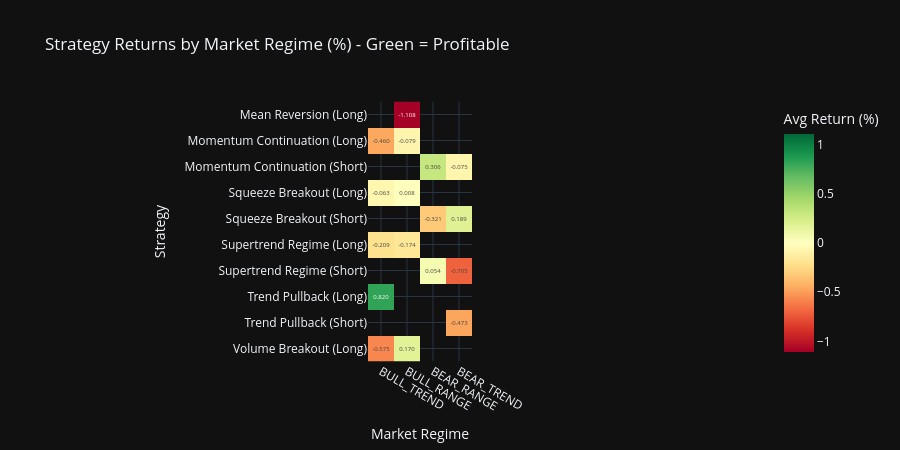

Write notebook code for a chart like this one.
### Markdown cell above
## 8. Regime-Stratified Performance
The critical question: How does each strategy perform in different market regimes?

### Code cell
# Analyze trades by regime
regime_perf = []

for strat_name, trades in all_strategy_trades.items():
    for trade in trades:
        sym = trade['symbol']
        entry_time = trade['entry_time']
        
        # Find the regime at entry time
        df_sym = datasets.get(sym)
        if df_sym is not None:
            mask = df_sym['open_time'] == entry_time
            if mask.any():
                regime = df_sym.loc[mask, 'regime'].iloc[0]
            else:
                # Find closest time
                idx = (df_sym['open_time'] - entry_time).abs().idxmin()
                regime = df_sym.loc[idx, 'regime']
            
            regime_perf.append({
                'Strategy': strat_name,
                'Regime': regime,
                'Net Return': trade['net_return'],
                'Win': 1 if trade['net_return'] > 0 else 0,
                'Reason': trade['reason']
            })

df_regime_perf = pd.DataFrame(regime_perf)

# Pivot: average return by strategy x regime
if not df_regime_perf.empty:
    pivot_ret = df_regime_perf.groupby(['Strategy', 'Regime'])['Net Return'].agg(['mean', 'count']).reset_index()
    pivot_ret.columns = ['Strategy', 'Regime', 'Avg Return', 'Trade Count']
    pivot_ret['Avg Return (%)'] = pivot_ret['Avg Return'] * 100
    
    # Display as a formatted table
    pivot_display = pivot_ret.pivot(index='Strategy', columns='Regime', values='Avg Return (%)')
    pivot_display = pivot_display.reindex(columns=[BULL_TREND, BULL_RANGE, BEAR_RANGE, BEAR_TREND])
    
    print('Average Net Return (%) by Strategy and Regime:')
    print('=' * 80)
    display(pivot_display.round(3))
    
    # Heatmap
    fig = px.imshow(
        pivot_display.values,
        labels=dict(x='Market Regime', y='Strategy', color='Avg Return (%)'),
        x=pivot_display.columns.tolist(),
        y=pivot_display.index.tolist(),
        color_continuous_scale='RdYlGn',
        color_continuous_midpoint=0,
        text_auto='.3f',
        title='Strategy Returns by Market Regime (%) - Green = Profitable'
    )
    fig.update_layout(template='plotly_dark', height=450)
    fig.show()
else:
    print('No trades found for regime analysis.')

### Figure 1 — Plotly figure (JSON) as saved in the notebook; plotly's stock layout.template omitted (floating-point values rounded to 4 significant figures)
{"data": [{"coloraxis": "coloraxis", "hovertemplate": "Market Regime: %{x}<br>Strategy: %{y}<br>Avg Return (%): %{z}<extra></extra>", "name": "0", "texttemplate": "%{z:.3f}", "type": "heatmap", "x": ["BULL_TREND", "BULL_RANGE", "BEAR_RANGE", "BEAR_TREND"], "xaxis": "x", "y": ["Mean Reversion (Long)", "Momentum Continuation (Long)", "Momentum Continuation (Short)", "Squeeze Breakout (Long)", "Squeeze Breakout (Short)", "Supertrend Regime (Long)", "Supertrend Regime (Short)", "Trend Pullback (Long)", "Trend Pullback (Short)", "Volume Breakout (Long)"], "yaxis": "y", "z": [[NaN, -1.108, NaN, NaN], [-0.4603, -0.07877, NaN, NaN], [NaN, NaN, 0.3056, -0.07465], [-0.06322, 0.008115, NaN, NaN], [NaN, NaN, -0.3212, 0.1888], [-0.2093, -0.1738, NaN, NaN], [NaN, NaN, 0.05426, -0.7047], [0.8199, NaN, NaN, NaN], [NaN, NaN, NaN, -0.4726], [-0.575, 0.1699, NaN, NaN]]}], "layout": {"coloraxis": {"autocolorscale": false, "cmid": 0, "colorbar": {"title": {"text": "Avg Return (%)"}}, "colorscale": [[0, "rgb(165,0,38)"], [0.1, "rgb(215,48,39)"], [0.2, "rgb(244,109,67)"], [0.3, "rgb(253,174,97)"], [0.4, "rgb(254,224,139)"], [0.5, "rgb(255,255,191)"], [0.6, "rgb(217,239,139)"], [0.7, "rgb(166,217,106)"], [0.8, "rgb(102,189,99)"], [0.9, "rgb(26,152,80)"], [1, "rgb(0,104,55)"]]}, "height": 450, "title": {"text": "Strategy Returns by Market Regime (%) - Green = Profitable"}, "xaxis": {"anchor": "y", "constrain": "domain", "domain": [0, 1], "scaleanchor": "y", "title": {"text": "Market Regime"}}, "yaxis": {"anchor": "x", "autorange": "reversed", "constrain": "domain", "domain": [0, 1], "title": {"text": "Strategy"}}}}
